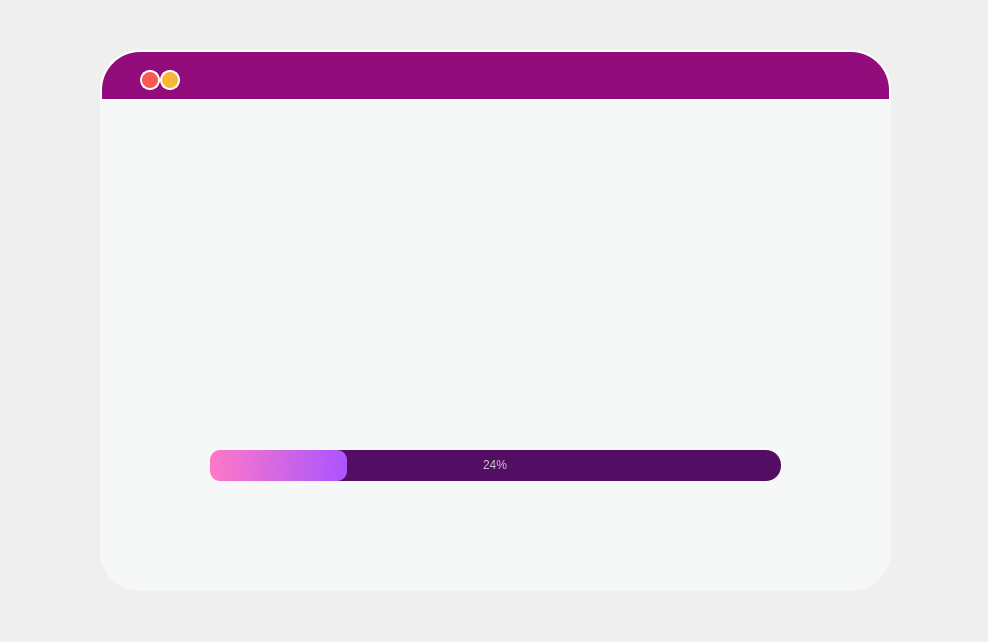
<?xml version="1.0" encoding="UTF-8"?>
<ui version="4.0">
 <class>SplashForm</class>
 <widget class="QWidget" name="SplashForm">
  <property name="geometry">
   <rect>
    <x>0</x>
    <y>0</y>
    <width>988</width>
    <height>642</height>
   </rect>
  </property>
  <property name="windowTitle">
   <string>Form</string>
  </property>
  <widget class="QFrame" name="splashFrame">
   <property name="geometry">
    <rect>
     <x>100</x>
     <y>50</y>
     <width>791</width>
     <height>541</height>
    </rect>
   </property>
   <property name="styleSheet">
    <string notr="true">QFrame{background:#F6F7F7;
border-radius:40;}

QPushButton:hover {
background: qradialgradient(
cx: 0.3, cy: -0.4, fx: 0.3, fy: -0.4,
radius: 1.35, stop: 0 #fff, stop: 1 #bbb
);
}

QPushButton:pressed {
border-style: inset;
background: qradialgradient(
cx: 0.4, cy: -0.1, fx: 0.4, fy: -0.1,
radius: 1.35, stop: 0 #fff, stop: 1 #ddd
);}</string>
   </property>
   <property name="frameShape">
    <enum>QFrame::StyledPanel</enum>
   </property>
   <property name="frameShadow">
    <enum>QFrame::Raised</enum>
   </property>
   <widget class="QGroupBox" name="groupBox">
    <property name="geometry">
     <rect>
      <x>0</x>
      <y>0</y>
      <width>791</width>
      <height>51</height>
     </rect>
    </property>
    <property name="styleSheet">
     <string notr="true">background:#920C7C;
border: 2px solid white;
border-radius:0;
border-top-left-radius: 40;
border-top-right-radius: 40;
</string>
    </property>
    <property name="title">
     <string/>
    </property>
    <widget class="QPushButton" name="btnClose">
     <property name="geometry">
      <rect>
       <x>40</x>
       <y>20</y>
       <width>20</width>
       <height>20</height>
      </rect>
     </property>
     <property name="styleSheet">
      <string notr="true">QPushButton{
background-color: #FD5754;
border-style: solid;
border-color: white;
border-width: 2px;
border-radius: 10px;
}

QPushButton:hover {
background: #37AED4;
}

QPushButton:pressed {
border-style: inset;
background: qradialgradient(
cx: 0.4, cy: -0.1, fx: 0.4, fy: -0.1,
radius: 1.35, stop: 0 #fff, stop: 1 #ddd
);}</string>
     </property>
     <property name="text">
      <string/>
     </property>
    </widget>
    <widget class="QPushButton" name="btnMinimize">
     <property name="geometry">
      <rect>
       <x>60</x>
       <y>20</y>
       <width>20</width>
       <height>20</height>
      </rect>
     </property>
     <property name="styleSheet">
      <string notr="true">QPushButton{
background-color: #F9B637;
border-style: solid;
border-color: white;
border-width: 2px;
border-radius: 10px;
}

QPushButton:hover {
background: #37AED4;
}

QPushButton:pressed {
border-style: inset;
background: qradialgradient(
cx: 0.4, cy: -0.1, fx: 0.4, fy: -0.1,
radius: 1.35, stop: 0 #fff, stop: 1 #ddd
);}</string>
     </property>
     <property name="text">
      <string/>
     </property>
    </widget>
   </widget>
   <widget class="QLabel" name="label">
    <property name="geometry">
     <rect>
      <x>60</x>
      <y>10</y>
      <width>651</width>
      <height>471</height>
     </rect>
    </property>
    <property name="styleSheet">
     <string notr="true">image: url(:/logo/img/RecSy.png);</string>
    </property>
    <property name="text">
     <string/>
    </property>
   </widget>
   <widget class="QSplitter" name="splitter_3">
    <property name="geometry">
     <rect>
      <x>190</x>
      <y>210</y>
      <width>41</width>
      <height>131</height>
     </rect>
    </property>
    <property name="orientation">
     <enum>Qt::Vertical</enum>
    </property>
   </widget>
   <widget class="QProgressBar" name="progressBar">
    <property name="geometry">
     <rect>
      <x>110</x>
      <y>400</y>
      <width>571</width>
      <height>31</height>
     </rect>
    </property>
    <property name="styleSheet">
     <string notr="true">QProgressBar {

background-color: #530D63;
color: rgb(200, 200, 200);
border-style: none;
border-radius: 15px;
	text-align: center;
}


QProgressBar::chunk{
border-radius: 10px;
background-color: qlineargradient(spread:pad, x1:0, y1:0.511364, x2:1, y2:0.523, stop:0 rgba(254, 121, 199, 255), stop:1 rgba(170, 85, 255, 255));
}</string>
    </property>
    <property name="value">
     <number>24</number>
    </property>
    <property name="invertedAppearance">
     <bool>false</bool>
    </property>
   </widget>
   <zorder>splitter_3</zorder>
   <zorder>label</zorder>
   <zorder>groupBox</zorder>
   <zorder>progressBar</zorder>
  </widget>
 </widget>
 <resources>
  <include location="../source.qrc"/>
 </resources>
 <connections/>
</ui>
